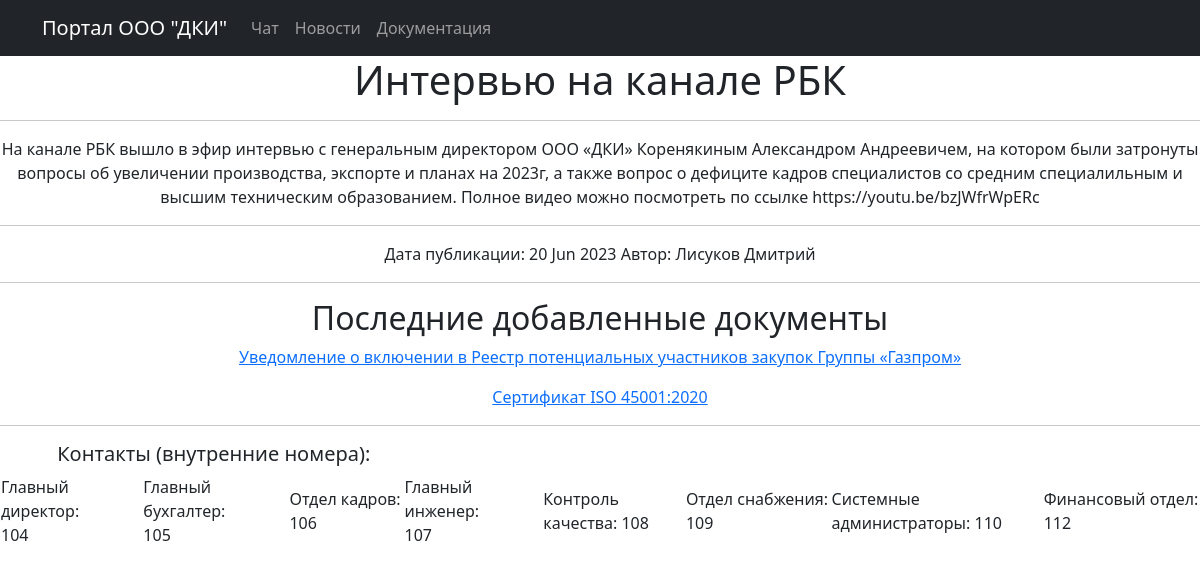
Screenshot of /news/22 with the database file from the repository.
### news/models.py (models this page shows, shortened)
class Post(models.Model):
    ART = 'С'
    NEWS = 'Н'
    TYPES = [(ART, 'Статья'), (NEWS, 'Новость')]
    author = models.ForeignKey(Author, on_delete=models.CASCADE)
    post_type = models.CharField(max_length=10, choices=TYPES)
    created_at = models.DateTimeField(auto_now_add=True)
    post_category = models.ManyToManyField(Category)
    post_title = models.CharField(max_length=120)
    post_text = models.TextField()
    post_rating = models.IntegerField(default=0)

class Author(models.Model):
    user = models.OneToOneField(User, on_delete=models.CASCADE)  # ID пользователя, который является автором
    author_rating = models.IntegerField(default=0)
    def __str__(self):
        return f'{self.user.username}'

### news/views.py (the view)
# urls.py: path("<int:pk>", PostDetail.as_view()),
class PostDetail(DetailView):
    model = Post
    template_name = "new.html"
    context_object_name = "post"
    def get_context_data(self, **kwargs):
        context = super().get_context_data(**kwargs)
        context["time_now"] = datetime.utcnow()
        return context

### docs/templatetags/custom_filters.py (called while the page is built)
@register.filter()
def censor(value: str):
    bad_words = {'Бяка' : 'Б***',
                 'бяка' : 'б***',
                 'Кака' : 'К***',
                 'кака' : 'к***',
                 'фигня': 'ф****',
                 'Фигня': 'Ф****',
                 'Ерунда': 'Е*****',
                 'ерунда': 'е*****',
                 }
    words = value.split(' ')
    new_text = ''
    for i in range(len(words)):
        if words[i] in bad_words:
            words[i] = bad_words[words[i]]
            new_text += words[i]
            new_text += ' '
        else:
            new_text += words[i]
            new_text += ' '
    return new_text

### templates/new.html (shortened to what this page needs)
{% extends 'flatpages/default.html' %}
{% load custom_filters %}
{% block body %}
<center><h1>{{ post.post_title|censor }}</h1></center>
<hr>
<center>{{ post.post_text|censor }}</center>
<hr>
Дата публикации: {{ post.created_at|date:'d M Y' }}
Автор: {{ post.author }}
{% endblock body %}

### rows the page displays
Post: post_title|censor "Интервью на канале РБК", post_text|censor "На канале РБК вышло в эфир интервью с генеральным директором ООО «ДКИ» Коренякиным Александром Андреевичем, на котором были затронуты вопросы об увеличении производства, экспорте и планах на 2023г, а также вопрос о дефиците кадров специалистов со средним специалильным и высшим техническим образованием. Полное видео можно посмотреть по ссылке https://youtu.be/bzJWfrWpERc", created_at "20 Jun 2023", author "Лисуков Дмитрий"
